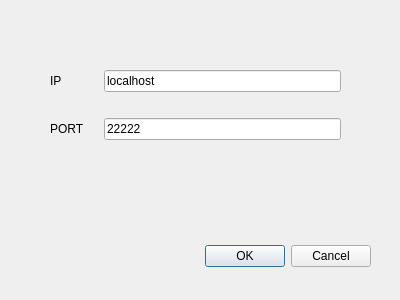
<?xml version="1.0" encoding="UTF-8"?>
<ui version="4.0">
 <class>IpDialog</class>
 <widget class="QDialog" name="IpDialog">
  <property name="geometry">
   <rect>
    <x>0</x>
    <y>0</y>
    <width>400</width>
    <height>300</height>
   </rect>
  </property>
  <property name="windowTitle">
   <string>Dialog</string>
  </property>
  <widget class="QDialogButtonBox" name="buttonBox">
   <property name="geometry">
    <rect>
     <x>30</x>
     <y>240</y>
     <width>341</width>
     <height>32</height>
    </rect>
   </property>
   <property name="orientation">
    <enum>Qt::Horizontal</enum>
   </property>
   <property name="standardButtons">
    <set>QDialogButtonBox::Cancel|QDialogButtonBox::Ok</set>
   </property>
  </widget>
  <widget class="QLabel" name="label_3">
   <property name="geometry">
    <rect>
     <x>80</x>
     <y>190</y>
     <width>251</width>
     <height>21</height>
    </rect>
   </property>
   <property name="text">
    <string/>
   </property>
  </widget>
  <widget class="QWidget" name="">
   <property name="geometry">
    <rect>
     <x>50</x>
     <y>50</y>
     <width>291</width>
     <height>111</height>
    </rect>
   </property>
   <layout class="QVBoxLayout" name="verticalLayout">
    <item>
     <layout class="QHBoxLayout" name="horizontalLayout_2" stretch="1,5">
      <item>
       <widget class="QLabel" name="label">
        <property name="text">
         <string>IP</string>
        </property>
       </widget>
      </item>
      <item>
       <widget class="QLineEdit" name="lineEdit">
        <property name="text">
         <string>localhost</string>
        </property>
       </widget>
      </item>
     </layout>
    </item>
    <item>
     <layout class="QHBoxLayout" name="horizontalLayout" stretch="1,5">
      <item>
       <widget class="QLabel" name="label_2">
        <property name="text">
         <string>PORT</string>
        </property>
       </widget>
      </item>
      <item>
       <widget class="QLineEdit" name="lineEdit_2">
        <property name="text">
         <string>22222</string>
        </property>
       </widget>
      </item>
     </layout>
    </item>
   </layout>
  </widget>
 </widget>
 <resources/>
 <connections>
  <connection>
   <sender>buttonBox</sender>
   <signal>accepted()</signal>
   <receiver>IpDialog</receiver>
   <slot>accept()</slot>
   <hints>
    <hint type="sourcelabel">
     <x>248</x>
     <y>254</y>
    </hint>
    <hint type="destinationlabel">
     <x>157</x>
     <y>274</y>
    </hint>
   </hints>
  </connection>
  <connection>
   <sender>buttonBox</sender>
   <signal>rejected()</signal>
   <receiver>IpDialog</receiver>
   <slot>reject()</slot>
   <hints>
    <hint type="sourcelabel">
     <x>316</x>
     <y>260</y>
    </hint>
    <hint type="destinationlabel">
     <x>286</x>
     <y>274</y>
    </hint>
   </hints>
  </connection>
 </connections>
</ui>
